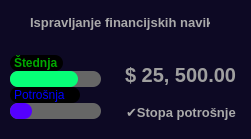
           <widget class="QFrame" name="incomeBox">
            <property name="styleSheet">
             <string notr="true">QFrame {
	background-color: rgb(13, 9, 36);
	border: none;
	border-radius: 12px;
}</string>
            </property>
            <property name="frameShape">
             <enum>QFrame::NoFrame</enum>
            </property>
            <property name="frameShadow">
             <enum>QFrame::Raised</enum>
            </property>
            <layout class="QVBoxLayout" name="verticalLayout_13" stretch="0,0">
             <property name="spacing">
              <number>5</number>
             </property>
             <property name="leftMargin">
              <number>0</number>
             </property>
             <property name="topMargin">
              <number>0</number>
             </property>
             <property name="rightMargin">
              <number>0</number>
             </property>
             <property name="bottomMargin">
              <number>0</number>
             </property>
             <item>
              <widget class="QFrame" name="frame_26">
               <property name="minimumSize">
                <size>
                 <width>0</width>
                 <height>30</height>
                </size>
               </property>
               <property name="maximumSize">
                <size>
                 <width>16777215</width>
                 <height>30</height>
                </size>
               </property>
               <property name="styleSheet">
                <string notr="true"/>
               </property>
               <property name="frameShape">
                <enum>QFrame::NoFrame</enum>
               </property>
               <property name="frameShadow">
                <enum>QFrame::Raised</enum>
               </property>
               <layout class="QHBoxLayout" name="horizontalLayout_14">
                <property name="spacing">
                 <number>0</number>
                </property>
                <property name="leftMargin">
                 <number>0</number>
                </property>
                <property name="topMargin">
                 <number>0</number>
                </property>
                <property name="rightMargin">
                 <number>10</number>
                </property>
                <property name="bottomMargin">
                 <number>0</number>
                </property>
                <item alignment="Qt::AlignHCenter|Qt::AlignBottom">
                 <widget class="QLabel" name="label_14">
                  <property name="minimumSize">
                   <size>
                    <width>180</width>
                    <height>0</height>
                   </size>
                  </property>
                  <property name="maximumSize">
                   <size>
                    <width>150</width>
                    <height>16777215</height>
                   </size>
                  </property>
                  <property name="font">
                   <font>
                    <pointsize>10</pointsize>
                    <weight>75</weight>
                    <bold>true</bold>
                   </font>
                  </property>
                  <property name="styleSheet">
                   <string notr="true">color: rgb(170, 170, 170);</string>
                  </property>
                  <property name="text">
                   <string>Ispravljanje financijskih navika</string>
                  </property>
                 </widget>
                </item>
               </layout>
              </widget>
             </item>
             <item>
              <widget class="QFrame" name="frame_27">
               <property name="styleSheet">
                <string notr="true">background-color: rgb(13, 9, 36);</string>
               </property>
               <property name="frameShape">
                <enum>QFrame::Panel</enum>
               </property>
               <property name="frameShadow">
                <enum>QFrame::Raised</enum>
               </property>
               <layout class="QHBoxLayout" name="horizontalLayout_15" stretch="0,0">
                <property name="spacing">
                 <number>0</number>
                </property>
                <property name="leftMargin">
                 <number>0</number>
                </property>
                <property name="topMargin">
                 <number>0</number>
                </property>
                <property name="rightMargin">
                 <number>0</number>
                </property>
                <property name="bottomMargin">
                 <number>0</number>
                </property>
                <item>
                 <widget class="QFrame" name="frame_28">
                  <property name="styleSheet">
                   <string notr="true"/>
                  </property>
                  <property name="frameShape">
                   <enum>QFrame::NoFrame</enum>
                  </property>
                  <property name="frameShadow">
                   <enum>QFrame::Raised</enum>
                  </property>
                  <layout class="QVBoxLayout" name="verticalLayout_14">
                   <property name="spacing">
                    <number>0</number>
                   </property>
                   <property name="leftMargin">
                    <number>10</number>
                   </property>
                   <property name="topMargin">
                    <number>20</number>
                   </property>
                   <property name="rightMargin">
                    <number>10</number>
                   </property>
                   <property name="bottomMargin">
                    <number>20</number>
                   </property>
                   <item alignment="Qt::AlignLeft|Qt::AlignVCenter">
                    <widget class="QLabel" name="label_17">
                     <property name="maximumSize">
                      <size>
                       <width>70</width>
                       <height>16</height>
                      </size>
                     </property>
                     <property name="font">
                      <font>
                       <weight>75</weight>
                       <bold>true</bold>
                      </font>
                     </property>
                     <property name="styleSheet">
                      <string notr="true">color: rgb(0, 170, 0);
background-color: rgb(0, 0, 0);
padding: 1px;
border-radius: 8px;</string>
                     </property>
                     <property name="text">
                      <string>Štednja</string>
                     </property>
                    </widget>
                   </item>
                   <item alignment="Qt::AlignVCenter">
                    <widget class="QProgressBar" name="progressBar">
                     <property name="minimumSize">
                      <size>
                       <width>0</width>
                       <height>16</height>
                      </size>
                     </property>
                     <property name="maximumSize">
                      <size>
                       <width>16777215</width>
                       <height>16</height>
                      </size>
                     </property>
                     <property name="font">
                      <font>
                       <weight>50</weight>
                       <bold>false</bold>
                      </font>
                     </property>
                     <property name="autoFillBackground">
                      <bool>false</bool>
                     </property>
                     <property name="styleSheet">
                      <string notr="true">QProgressBar {
	color: rgb(177, 177, 177);
	border: none;
	background-color: rgb(102, 102, 102);
	border-radius: 8px;
}

QProgressBar::chunk {
	background-color: rgb(7, 255, 119);
	border-radius : 8px;
}     </string>
                     </property>
                     <property name="value">
                      <number>75</number>
                     </property>
                     <property name="alignment">
                      <set>Qt::AlignCenter</set>
                     </property>
                     <property name="textVisible">
                      <bool>false</bool>
                     </property>
                     <property name="orientation">
                      <enum>Qt::Horizontal</enum>
                     </property>
                     <property name="invertedAppearance">
                      <bool>false</bool>
                     </property>
                     <property name="textDirection">
                      <enum>QProgressBar::TopToBottom</enum>
                     </property>
                    </widget>
                   </item>
                   <item alignment="Qt::AlignVCenter">
                    <widget class="QLabel" name="label_16">
                     <property name="maximumSize">
                      <size>
                       <width>70</width>
                       <height>16</height>
                      </size>
                     </property>
                     <property name="styleSheet">
                      <string notr="true">color: rgb(0, 0, 255);
background-color: rgb(0, 0, 0);
padding: 1px;
border-radius: 8px;</string>
                     </property>
                     <property name="text">
                      <string>Potrošnja</string>
                     </property>
                    </widget>
                   </item>
                   <item alignment="Qt::AlignVCenter">
                    <widget class="QProgressBar" name="progressBar_2">
                     <property name="minimumSize">
                      <size>
                       <width>0</width>
                       <height>16</height>
                      </size>
                     </property>
                     <property name="maximumSize">
                      <size>
                       <width>16777215</width>
                       <height>16</height>
                      </size>
                     </property>
                     <property name="styleSheet">
                      <string notr="true">QProgressBar {
	color: rgb(177, 177, 177);
	border: none;
	background-color: rgb(102, 102, 102);
	border-radius: 8px;
}

QProgressBar::chunk {
	background-color: rgb(85, 0, 255);
	border-radius : 8px;
}     </string>
                     </property>
                     <property name="value">
                      <number>25</number>
                     </property>
                     <property name="alignment">
                      <set>Qt::AlignCenter</set>
                     </property>
                     <property name="textVisible">
                      <bool>false</bool>
                     </property>
                    </widget>
                   </item>
                  </layout>
                 </widget>
                </item>
                <item>
                 <widget class="QFrame" name="frame_29">
                  <property name="minimumSize">
                   <size>
                    <width>140</width>
                    <height>0</height>
                   </size>
                  </property>
                  <property name="maximumSize">
                   <size>
                    <width>140</width>
                    <height>16777215</height>
                   </size>
                  </property>
                  <property name="styleSheet">
                   <string notr="true"/>
                  </property>
                  <property name="frameShape">
                   <enum>QFrame::NoFrame</enum>
                  </property>
                  <property name="frameShadow">
                   <enum>QFrame::Raised</enum>
                  </property>
                  <layout class="QVBoxLayout" name="verticalLayout_20" stretch="0,0">
                   <property name="spacing">
                    <number>0</number>
                   </property>
                   <property name="leftMargin">
                    <number>0</number>
                   </property>
                   <property name="topMargin">
                    <number>0</number>
                   </property>
                   <property name="rightMargin">
                    <number>0</number>
                   </property>
                   <property name="bottomMargin">
                    <number>0</number>
                   </property>
                   <item alignment="Qt::AlignHCenter|Qt::AlignBottom">
                    <widget class="QLabel" name="label_15">
                     <property name="font">
                      <font>
                       <pointsize>15</pointsize>
                       <weight>75</weight>
                       <bold>true</bold>
                      </font>
                     </property>
                     <property name="styleSheet">
                      <string notr="true">color: rgb(159, 159, 159);</string>
                     </property>
                     <property name="text">
                      <string>$ 25, 500.00</string>
                     </property>
                    </widget>
                   </item>
                   <item alignment="Qt::AlignHCenter|Qt::AlignVCenter">
                    <widget class="QLabel" name="label_27">
                     <property name="minimumSize">
                      <size>
                       <width>0</width>
                       <height>0</height>
                      </size>
                     </property>
                     <property name="maximumSize">
                      <size>
                       <width>120</width>
                       <height>16777215</height>
                      </size>
                     </property>
                     <property name="font">
                      <font>
                       <pointsize>10</pointsize>
                       <weight>75</weight>
                       <bold>true</bold>
                      </font>
                     </property>
                     <property name="styleSheet">
                      <string notr="true">color: rgb(170, 170, 170);</string>
                     </property>
                     <property name="text">
                      <string>✔Stopa potrošnje</string>
                     </property>
                    </widget>
                   </item>
                  </layout>
                 </widget>
                </item>
               </layout>
              </widget>
             </item>
            </layout>
           </widget>
